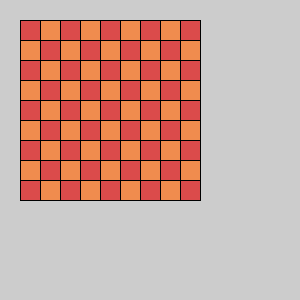
Frame 1 (no input)
Frame 60 (the mouse pressed at the canvas centre just before this capture): identical to frame 1, image omitted
Frame 120 (the mouse held since frame 60 and released just before this capture): identical to frame 1, image omitted

The Processing sketch that drew this single still picture (run headless with seeded random() and noise(); from frame 60 on, the mouse is pressed at the canvas centre):

// Processing sketch: demineur_graphique
// ── demineur_graphique.pde
void setup() {
  size(300, 300);
  tailleTableau = 9;
  initBoard(tailleTableau);
  mineNumber = 80;
  modifyValue(tailleTableau, mineNumber, board);
  printBoard(board, tailleTableau);
  dessinTableau(tailleTableau);
}

void draw() {

}


int tailleTableau;
int[][] board;
int mineNumber;

//crée un tableau rempli de 0
void initBoard(int n) {
  board = new int[tailleTableau][tailleTableau];
  for (int j = 0; j < n; j++) {
    for (int i = 0; i < n; i++) {
      board[j][i]=0;
    }
  }
}

//place aléatoirement des mines en remplçant le 0 par 99
void modifyValue(int tailleTableau, int mineNumber, int[][] board) {
  int positionMineX;
  int positionMineY;
  if (mineNumber <= (tailleTableau*tailleTableau)) {
    int minesPosees = 0;
    while (minesPosees != mineNumber) {
      positionMineX = int(random(0, tailleTableau));
      positionMineY = int(random(0, tailleTableau));
      if (board[positionMineX][positionMineY]!=99) {
        board[positionMineX][positionMineY]=99;
        minesPosees += 1;
      }
    }
  } else {
    println("Trop de mines!");
  }
}

//affiche le tableau dans la console
void printBoard(int[][] x, int n) {
  for (int j = 0; j < n; j++) {
    for (int i = 0; i < n; i++) {
      if (x[j][i]!=99) {
        print("0"+x[j][i]+" ");
      } else {
        print(x[j][i] + " ");
      }
    }
    println();
  }
}

//teste si une case est une mine
boolean isAMine(int x, int y) {
  if (board[x][y] == 99) {
    return true;
  } else {
    return false;
  }
}

//teste la présence de mines dans les cases à côté
int getMines(int testX, int testY) {
  int minesProches = 0;
  //teste si les positions des cases autour existe
  boolean x;
  boolean xPlus1;
  boolean xMinus1;
  boolean y;
  boolean yPlus1;
  boolean yMinus1;
  if (testX < tailleTableau) {
    x = true;
  } else {
    x = false;
  }
  if (testX+1 < tailleTableau) {
    xPlus1 = true;
  } else {
    xPlus1 = false;
  }
  if ( 0 <= testX-1 && testX-1 < tailleTableau) {
    xMinus1 = true;
  } else {
    xMinus1 = false;
  }
  if (testY < tailleTableau) {
    y = true;
  } else {
    y = false;
  }
  if (testY+1 < tailleTableau) {
    yPlus1 = true;
  } else {
    yPlus1 = false;
  }
  if (0 <= testY-1 && testY-1 < tailleTableau) {
    yMinus1 = true;
  } else {
    yMinus1 = false;
  }
  if (!x || !y) {
    println("Veuillez rentrez des coordonnées valides!");
    return 0;
  }
  if (xMinus1 && yMinus1 && board[testX-1][testY-1]==99) {
    minesProches += 1;
  }
  if (xMinus1 && board[testX-1][testY]==99) {
    minesProches +=1;
  }
  if (xMinus1 && yPlus1 && board[testX-1][testY+1]==99) {
    minesProches +=1;
  }
  if (yMinus1 && board[testX][testY-1]==99) {
    minesProches +=1;
  }
  if (yPlus1 && board[testX][testY+1]==99) {
    minesProches +=1;
  }
  if (xPlus1 && yMinus1 && board[testX+1][testY-1]==99) {
    minesProches +=1;
  }
  if (xPlus1 && board[testX+1][testY]==99) {
    minesProches +=1;
  }
  if (xPlus1 && yPlus1 && board[testX+1][testY+1]==99) {
    minesProches +=1;
  }
  return minesProches;
}

color colorOdd = color(219, 75, 75);
color colorEven = color(240, 140, 78);
color colorSafeClick = color(186, 228, 71);
color colorLoss = color(255, 0, 0);
//dessine rectangle selon taille tableau, alterne la couleur des cases en quinconces
void dessinTableau(int n) {
  for (int j = 0; j < n; j++) {
    if ((j+2)%2 != 0) {
      for (int i = 0; i < n; i++) {
        if ((i+2)%2 != 0) {
          fill(colorOdd);
          rect(20+j*20, 20+i*20, 20, 20);
        } else {
          fill(colorEven);
          rect(20+j*20, 20+i*20, 20, 20);
        }
      }
    } else {
        for (int i = 0; i < n; i++) {
          if ((i+2)%2 != 0) {
            fill(colorEven);
            rect(20+j*20, 20+i*20, 20, 20);
          } else {
            fill(colorOdd);
            rect(20+j*20, 20+i*20, 20, 20);
          }
        }
      }
  }
}

void mouseClicked() {
  if ((20 > mouseY || mouseY > 20+20*tailleTableau || 20 > mouseX || mouseX > 20+20*tailleTableau)) {
    textSize(18);
    fill(0);
    text("Faut apprendre à viser!", 20, 20*(tailleTableau+2)); 
  } else {
    boolean loss = false;
    int posMouseY = mouseX;
    int posMouseX = mouseY;
    if (isAMine(((posMouseX-20)/20),((posMouseY-20)/20))) {
      fill(colorLoss);
      rect(float(((posMouseY-20)/20)*20)+20,float(((posMouseX-20)/20)*20)+20, 20, 20);
      textSize(18);
      fill(0);
      text("X", ((posMouseY/20)*20)+6, ((posMouseX/20)*20)+16);
      text("BOOM", 20, 20*(tailleTableau+2));
      loss = true;
      exit();
    } else {
      fill(colorSafeClick);
      rect(float(((posMouseY-20)/20)*20)+20,float(((posMouseX-20)/20)*20)+20, 20, 20);
      textSize(18);
      fill(0);
      text(getMines(((posMouseX-20)/20),((posMouseY-20)/20)), ((posMouseY/20)*20)+6, ((posMouseX/20)*20)+16);
      
    }
    if (loss) {
      exit();
    }
  }
}
